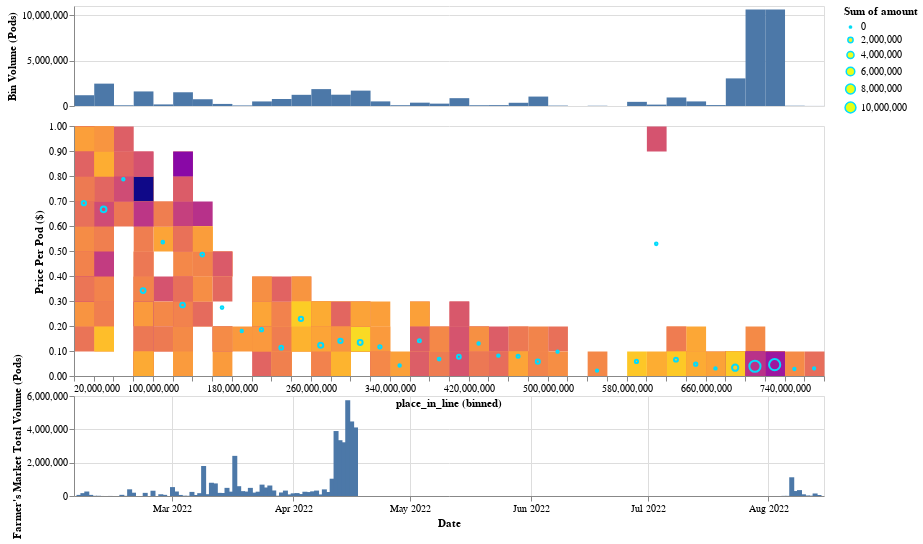

Notebook source saved alongside this figure:
### Code cell
"""
Some notes: 
    ser why is vega-lite so hard ʕっ•ᴥ•ʔっ

    Cross filtering by temporal domain through an interval selection: 
        In order to have the separate time axis perform cross filtering to the histogram and heatmap plots, it is necessary 
        that the encoding (brush uses encoding x, and in time axis, the encoding spec for x is date:T) that is used in the 
        plot housing the selection also exists and is of the same type within the cross filtered chart. This is why the detail 
        encoding of the heatmap uses this same value. See the following github link for reference. 
        https://stackoverflow.com/questions/71249346/use-interval-selection-from-one-dataset-chart-to-filter-data-in-another-dataset
        Also it's a bit strange but if this encoding is made ordinal (i.e. date:O in the time axis x encoding) then the inclusion 
        of the detail encoding in the heatmap is not necessary. Tbh not sure why this is true but documenting nonetheless. 
        
    Filtering by selection when the selection's mapped encoding is binned:
        In this case, make sure not to use condition's for encodings as they don't accurately reflect binning. This could be rectified 
        with an explicit bin transform. See this issue: 
        https://stackoverflow.com/questions/60994128/how-to-click-on-square-of-heatmap-to-filter-linked-bar-chart-altair
"""

width = 750
sel_point = alt.selection_single(encodings=['x'], nearest=True, on="mouseover", clear="mouseout", empty="none")
sel_brush = alt.selection_interval(encodings=['x'])

base = alt.Chart(df_fills[['amount', 'place_in_line', 'price_per_pod', 'date']]
).transform_filter(sel_brush)

xbin = alt.Bin(extent=[df_fills.place_in_line.min(), df_fills.place_in_line.max()], maxbins=50)

histogram_place_in_line = base.mark_rect(
).encode(
    x=alt.X("place_in_line:Q", bin=xbin, axis=None), 
    y=alt.Y("sum(amount):Q", axis=alt.Axis(title="Bin Volume (Pods)")), 
    tooltip=alt.Tooltip("sum(amount)", format=",d"),
).properties(width=width, height=100)

heatmap_base = base.properties(width=width, height=250)
heatmap = heatmap_base.mark_rect(
).encode(
    x=alt.X("place_in_line:Q", bin=xbin), 
    y=alt.Y(
        "price_per_pod:Q", 
        scale=alt.Scale(domain=(0,1)), 
        bin=alt.Bin(extent=[0,1], step=.1), 
        axis=alt.Axis(title="Price Per Pod ($)")
    ), 
    color=alt.Color("sum(amount)", scale=alt.Scale(type="log", scheme="plasma")), 
    detail='date:T',
    tooltip=alt.Tooltip("sum(amount)", format=",d",)
)

yield_curve_base = heatmap_base.encode(
    x=alt.X("place_in_line:Q", bin=xbin), 
    y=alt.Y("mean(price_per_pod)"), 
    color=alt.value("#03dbfc"),
)
yield_curve_point_size = alt.Size("sum(amount)", scale=alt.Scale(range=[5, 125]))
# scatter plot of yield curve 
yield_curve_points = yield_curve_base.mark_point(
).encode(
    size=yield_curve_point_size,
    tooltip=alt.Tooltip("mean(price_per_pod)")
).add_selection(sel_point)
# single mark for currently selected point (to visually highlight selection) 
yield_curve_point_selected = yield_curve_base.mark_point(filled=True
).encode(size=yield_curve_point_size
).transform_filter(sel_point)
# single mark showing value of currently selected point
yield_curve_text = yield_curve_base.mark_text(dy=-15, fontSize=15, stroke="black", strokeWidth=.4
).encode(
    text=alt.Text('mean(price_per_pod):Q', format='.2f')
).transform_filter(sel_point)

time_axis = alt.Chart(df_vol_daily
).mark_bar(
).encode(
    x=alt.X('date:T', axis=alt.Axis(title="Date", format="%b %Y", tickCount=8)), 
    y=alt.Y('pod_volume:Q', axis=alt.Axis(title="Farmer's Market Total Volume (Pods)")), 
).properties(width=width, height=100
).add_selection(sel_brush)

c = alt.vconcat(
    histogram_place_in_line, 
    alt.layer(heatmap, yield_curve_points, yield_curve_point_selected, yield_curve_text), 
    bounds="flush"
) & time_axis
c.save("../schemas/farmers_market_history.json")
c

### Figure 1 — Vega-Lite specification as saved in the notebook (floating-point values rounded to 4 significant figures; data arrays with more than 128 entries replaced by an {"elided": "..."} marker saying what was removed)
{"config": {"view": {"continuousWidth": 400, "continuousHeight": 300}}, "vconcat": [{"mark": "rect", "encoding": {"tooltip": {"aggregate": "sum", "field": "amount", "format": ",d", "type": "quantitative"}, "x": {"axis": null, "bin": {"extent": [24000000.0, 761200000.0], "maxbins": 50}, "field": "place_in_line", "type": "quantitative"}, "y": {"aggregate": "sum", "axis": {"title": "Bin Volume (Pods)"}, "field": "amount", "type": "quantitative"}}, "height": 100, "transform": [{"filter": {"selection": "selector002"}}], "width": 750}, {"layer": [{"mark": "rect", "encoding": {"color": {"aggregate": "sum", "field": "amount", "scale": {"scheme": "plasma", "type": "log"}, "type": "quantitative"}, "detail": {"field": "date", "type": "temporal"}, "tooltip": {"aggregate": "sum", "field": "amount", "format": ",d", "type": "quantitative"}, "x": {"bin": {"extent": [24000000.0, 761200000.0], "maxbins": 50}, "field": "place_in_line", "type": "quantitative"}, "y": {"axis": {"title": "Price Per Pod ($)"}, "bin": {"extent": [0, 1], "step": 0.1}, "field": "price_per_pod", "scale": {"domain": [0, 1]}, "type": "quantitative"}}, "height": 250, "transform": [{"filter": {"selection": "selector002"}}], "width": 750}, {"mark": "point", "encoding": {"color": {"value": "#03dbfc"}, "size": {"aggregate": "sum", "field": "amount", "scale": {"range": [5, 125]}, "type": "quantitative"}, "tooltip": {"aggregate": "mean", "field": "price_per_pod", "type": "quantitative"}, "x": {"bin": {"extent": [24000000.0, 761200000.0], "maxbins": 50}, "field": "place_in_line", "type": "quantitative"}, "y": {"aggregate": "mean", "field": "price_per_pod", "type": "quantitative"}}, "height": 250, "selection": {"selector001": {"type": "single", "encodings": ["x"], "nearest": true, "on": "mouseover", "clear": "mouseout", "empty": "none"}}, "transform": [{"filter": {"selection": "selector002"}}], "width": 750}, {"mark": {"type": "point", "filled": true}, "encoding": {"color": {"value": "#03dbfc"}, "size": {"aggregate": "sum", "field": "amount", "scale": {"range": [5, 125]}, "type": "quantitative"}, "x": {"bin": {"extent": [24000000.0, 761200000.0], "maxbins": 50}, "field": "place_in_line", "type": "quantitative"}, "y": {"aggregate": "mean", "field": "price_per_pod", "type": "quantitative"}}, "height": 250, "transform": [{"filter": {"selection": "selector002"}}, {"filter": {"selection": "selector001"}}], "width": 750}, {"mark": {"type": "text", "dy": -15, "fontSize": 15, "stroke": "black", "strokeWidth": 0.4}, "encoding": {"color": {"value": "#03dbfc"}, "text": {"aggregate": "mean", "field": "price_per_pod", "format": ".2f", "type": "quantitative"}, "x": {"bin": {"extent": [24000000.0, 761200000.0], "maxbins": 50}, "field": "place_in_line", "type": "quantitative"}, "y": {"aggregate": "mean", "field": "price_per_pod", "type": "quantitative"}}, "height": 250, "transform": [{"filter": {"selection": "selector002"}}, {"filter": {"selection": "selector001"}}], "width": 750}]}, {"data": {"name": "data-238d1d952b72fbcee7fe24872a019c13"}, "mark": "bar", "encoding": {"x": {"axis": {"format": "%b %Y", "tickCount": 8, "title": "Date"}, "field": "date", "type": "temporal"}, "y": {"axis": {"title": "Farmer's Market Total Volume (Pods)"}, "field": "pod_volume", "type": "quantitative"}}, "height": 100, "selection": {"selector002": {"type": "interval", "encodings": ["x"]}}, "width": 750}], "bounds": "flush", "data": {"name": "data-fd11c963bdfbdc4982538c0f99383ec2"}, "$schema": "https://vega.github.io/schema/vega-lite/v4.17.0.json", "datasets": {"data-fd11c963bdfbdc4982538c0f99383ec2": {"elided": "1400 records"}, "data-238d1d952b72fbcee7fe24872a019c13": {"elided": "191 records"}}}
